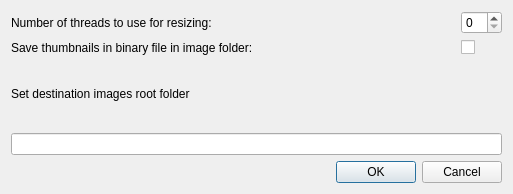
<?xml version="1.0" encoding="UTF-8"?>
<ui version="4.0">
 <class>SettingsDialog</class>
 <widget class="QDialog" name="SettingsDialog">
  <property name="geometry">
   <rect>
    <x>0</x>
    <y>0</y>
    <width>513</width>
    <height>194</height>
   </rect>
  </property>
  <property name="sizePolicy">
   <sizepolicy hsizetype="Minimum" vsizetype="Minimum">
    <horstretch>0</horstretch>
    <verstretch>0</verstretch>
   </sizepolicy>
  </property>
  <property name="windowTitle">
   <string>Imagetools settings</string>
  </property>
  <layout class="QVBoxLayout" name="verticalLayout_2">
   <item>
    <layout class="QGridLayout" name="gridLayout">
     <item row="0" column="0">
      <widget class="QLabel" name="label">
       <property name="text">
        <string>Number of threads to use for resizing:</string>
       </property>
      </widget>
     </item>
     <item row="0" column="1">
      <widget class="QSpinBox" name="box_nthreads">
       <property name="sizePolicy">
        <sizepolicy hsizetype="Fixed" vsizetype="Fixed">
         <horstretch>0</horstretch>
         <verstretch>0</verstretch>
        </sizepolicy>
       </property>
      </widget>
     </item>
     <item row="1" column="0">
      <widget class="QLabel" name="label_2">
       <property name="text">
        <string>Save thumbnails in binary file in image folder:</string>
       </property>
      </widget>
     </item>
     <item row="1" column="1">
      <widget class="QCheckBox" name="check_save_thumbs">
       <property name="sizePolicy">
        <sizepolicy hsizetype="Fixed" vsizetype="Fixed">
         <horstretch>0</horstretch>
         <verstretch>0</verstretch>
        </sizepolicy>
       </property>
       <property name="text">
        <string/>
       </property>
      </widget>
     </item>
    </layout>
   </item>
   <item>
    <layout class="QVBoxLayout" name="verticalLayout">
     <item>
      <widget class="QLabel" name="label_3">
       <property name="text">
        <string>Set destination images root folder</string>
       </property>
      </widget>
     </item>
     <item>
      <widget class="QLineEdit" name="edit_root_folder"/>
     </item>
    </layout>
   </item>
   <item>
    <layout class="QHBoxLayout" name="horizontalLayout">
     <item>
      <spacer name="horizontalSpacer">
       <property name="orientation">
        <enum>Qt::Horizontal</enum>
       </property>
       <property name="sizeHint" stdset="0">
        <size>
         <width>40</width>
         <height>20</height>
        </size>
       </property>
      </spacer>
     </item>
     <item>
      <widget class="QDialogButtonBox" name="buttonBox">
       <property name="orientation">
        <enum>Qt::Horizontal</enum>
       </property>
       <property name="standardButtons">
        <set>QDialogButtonBox::Cancel|QDialogButtonBox::Ok</set>
       </property>
      </widget>
     </item>
    </layout>
   </item>
  </layout>
 </widget>
 <resources/>
 <connections>
  <connection>
   <sender>buttonBox</sender>
   <signal>accepted()</signal>
   <receiver>SettingsDialog</receiver>
   <slot>accept()</slot>
   <hints>
    <hint type="sourcelabel">
     <x>248</x>
     <y>254</y>
    </hint>
    <hint type="destinationlabel">
     <x>157</x>
     <y>274</y>
    </hint>
   </hints>
  </connection>
  <connection>
   <sender>buttonBox</sender>
   <signal>rejected()</signal>
   <receiver>SettingsDialog</receiver>
   <slot>reject()</slot>
   <hints>
    <hint type="sourcelabel">
     <x>316</x>
     <y>260</y>
    </hint>
    <hint type="destinationlabel">
     <x>286</x>
     <y>274</y>
    </hint>
   </hints>
  </connection>
 </connections>
</ui>
